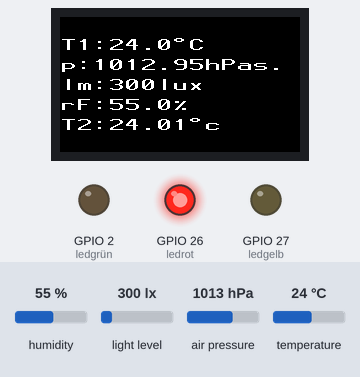
Bench run of a program on a simulated ESP32 board running MicroPython. On the bench: 240×135 colour display, output pins drawn as LEDs (lit = HIGH). The test bench sets the inputs (shaded band); at power-on: temperature 24 °C, humidity 55 %, light level 300 lx, air pressure 1013 hPa. Library files of the repository ran but are not shown: st7789py.py, bmp180.py, bh1750.py, vga2_16x16.py; pins used as bus, display or sensor lines are not drawn.

Above: at 2.3 s.
2.4 s: temperature set to 23.3 °C
At 5.3 s:
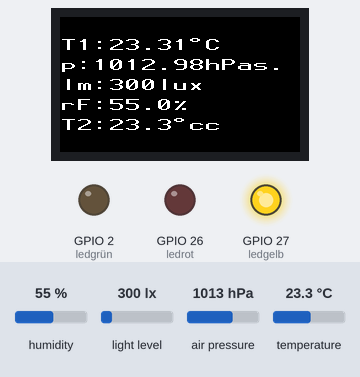
5.6 s: temperature set to 22.5 °C
At 9.3 s:
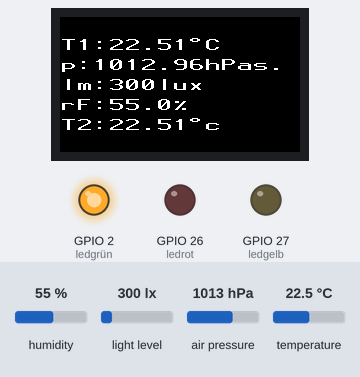
9.7 s: humidity set to 22 %
At 11.5 s:
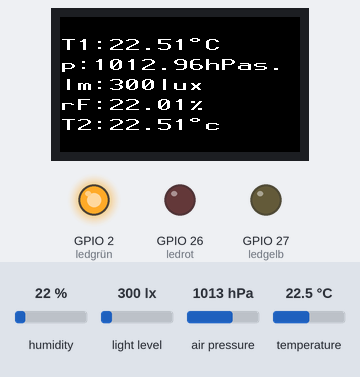
Timing chart, 0 to 13.0 s (numbered marks = the images above; inputs shaded):
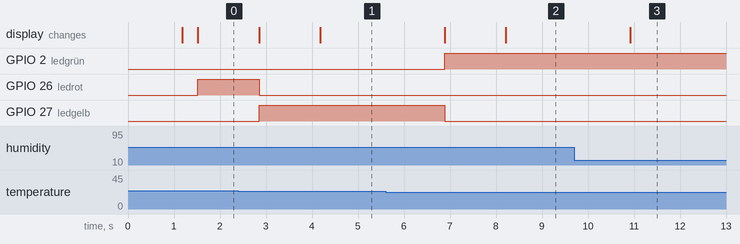

Measured:
- the behaviour switches between 24 and 23.9 °C on temperature (found by bisection; images 0 and 1)
- the behaviour switches between 23 and 22.9 °C on temperature (found by bisection; images 1 and 2)
- after the input at 2.4 s, GPIO 26 (ledrot): HIGH → LOW after 0.46 s; GPIO 27 (ledgelb): LOW → HIGH after 0.46 s; the display: first changes after 0.46 s (image 1 shows a later state)
- after the input at 5.6 s, GPIO 2 (ledgrün): LOW → HIGH after 1.3 s; GPIO 27 (ledgelb): HIGH → LOW after 1.3 s; the display: first changes after 1.3 s (image 2 shows a later state)
- after the input at 9.7 s, the display: changes after 1.2 s (image 3)

The program:

oled.py
```python
#Jeldrik Hemme
#ETS 2021
#19.11.21

#Hardware: ESP 32 + BMP 180 + BH1750 + HTU2X

#Sofware: libary für BH1750: https://github.com/PinkInk/upylib/blob/master/bh1750/bh1750/__init__.py

#Version: 1.0

from time import sleep                          # alle 10 Sekunden Temperatur messen
from machine import Pin, SoftSPI, SoftI2C       # Pin (BMP180 & TFT), SoftSPI (TFT), SoftI2C(BMP180)
import st7789py as st7789                       # TFT Display
from bmp180 import BMP180                       # BMP180 Temepratursensor
from bh1750 import BH1750                       # BH1750 Lichtsensor
from HTU2X import HTU21D                        # HTUX2 Luftfeuchtigkeitssensor

from romfonts import vga2_16x16 as font         # Schriftart laden

i2c = SoftI2C(scl=Pin(22), sda=Pin(21))         # Objekt I2C(BMP180) instanzieren
bmp = BMP180(i2c)                               # Objekt bmp instanzieren
bh = BH1750(i2c)                                # Objekt bh instanziert
htu2x = HTU21D(22,21)                           # Objekt ht instaziert

spi = SoftSPI(                                  # Objekt spi(TFT) instanzieren
        baudrate=20000000,                      # Kommuniktionsgeschwindigkeit
        polarity=1,
        phase=0,
        sck=Pin(18),
        mosi=Pin(19),
        miso=Pin(13))

tft = st7789.ST7789(                            # Objekt (TFT) istanzieren
       spi,                                     # Schnittstelle
       135,                                     # Pixel x-Achse
       240,                                     # Pixel y-Achse
       reset=Pin(23, Pin.OUT),                  #
       cs=Pin(5, Pin.OUT),                      #
       dc=Pin(16, Pin.OUT),                     #
       backlight=Pin(4, Pin.OUT),               #
       rotation=1)                              # Rotation 1=90 Grad

ledgrün = Pin(2, Pin.OUT)                       #
ledgelb = Pin(27, Pin.OUT)                      #
ledrot = Pin(26, Pin.OUT)                       #

#-------------Initialisierungs Ende--------------

tft.fill(st7789.BLACK)                                                  # Hintergrundfarbe Schwarz
line = 0                                                                # Zeile
col = 0                                                                 # Spalte
while True:
        ausgabe = str(round(bmp.temperature, 2))                            # ausgabe zuweisen
        ausgabe1 = str(round(bmp.pressure / 100, 2))                        # ausgabe1 zuweisen
        ausgabe2 = str(round(bh.luminance(BH1750.CONT_HIRES_2)))            # ausgabe2 zuweisen
        ausgabe3 = str(round(htu2x.humidity, 2))                            # ausgabe3 zuweisen
        ausgabe4 = str(round(htu2x.temperature, 2))                         # ausgabe4 zuweisen

        ausgabe = str('T1:')+ ausgabe + '\xf8C'                    # Einheit hinzugefügt
        ausgabe1 = str('p:')+ ausgabe1 + str('hPas.')              # Einheit hinzugefügt
        ausgabe2 = str('lm:')+ ausgabe2 + str('lux')               # Einheit hinzugefügt
        ausgabe3 = str('rF:')+ ausgabe3 + str('%')
        ausgabe4 = str('T2:')+ ausgabe4 + '\xf8c'

        tft.text(font, ausgabe, 0, 20, st7789.WHITE, st7789.BLACK)
        tft.text(font, ausgabe1, 0, 40, st7789.WHITE, st7789.BLACK)
        tft.text(font, ausgabe2, 0, 60, st7789.WHITE, st7789.BLACK)
        tft.text(font, ausgabe3, 0, 80, st7789.WHITE, st7789.BLACK)
        tft.text(font, ausgabe4, 0, 100, st7789.WHITE, st7789.BLACK)

        temperatur = bmp.temperature                                        # temperatur zuweisen
        if temperatur <= 23:                                                # LED nach Temperaturanzeige
                ledgrün.value(1)
                ledgelb.value(0)
                ledrot.value(0)
        elif temperatur > 23 and temperatur <= 24:
                ledgrün.value(0)
                ledgelb.value(1)
                ledrot.value(0)
        elif temperatur > 24:
                ledgrün.value(0)
                ledgelb.value(0)
                ledrot.value(1)
        sleep(1)                                                             # Warten 5s
```

HTU2X.py
```python
from machine import SoftI2C, Pin
import time

class HTU21D(object):
    ADDRESS = 0x40
    ISSUE_TEMP_ADDRESS = 0xE3
    ISSUE_HU_ADDRESS = 0xE5

    def __init__(self, scl, sda):
        """Initiate the HUT21D
        Args:
            scl (int): Pin id where the sdl pin is connected to
            sda (int): Pin id where the sda pin is connected to
        """
        self.i2c = SoftI2C(scl=Pin(scl), sda=Pin(sda), freq=100000)


    def _crc_check(self, value):
        """CRC check data
        Notes:
            stolen from https://github.com/sparkfun/HTU21D_Breakout

        Args:
            value (bytearray): data to be checked for validity
        Returns:
            True if valid, False otherwise
        """
        remainder = ((value[0] << 8) + value[1]) << 8
        remainder |= value[2]
        divsor = 0x988000

        for i in range(0, 16):
            if remainder & 1 << (23 - i):
                remainder ^= divsor
            divsor >>= 1

        if remainder == 0:
            return True
        else:
            return False

    def _issue_measurement(self, write_address):
        """Issue a measurement.
        Args:
            write_address (int): address to write to
        :return:
        """
        self.i2c.start()
        self.i2c.writeto_mem(int(self.ADDRESS), int(write_address), '')
        self.i2c.stop()
        time.sleep_ms(50)
        data = bytearray(3)
        self.i2c.readfrom_into(self.ADDRESS, data)
        if not self._crc_check(data):
            raise ValueError()
        raw = (data[0] << 8) + data[1]
        raw &= 0xFFFC
        return raw

    @property
    def temperature(self):
        """Calculate temperature"""
        raw = self._issue_measurement(self.ISSUE_TEMP_ADDRESS)
        return -46.85 + (175.72 * raw / 65536)

    @property
    def humidity(self):
        """Calculate humidity"""
        raw =  self._issue_measurement(self.ISSUE_HU_ADDRESS)
        return -6 + (125.0 * raw / 65536)

    def test(self):
        print("estoy dentro")
```
